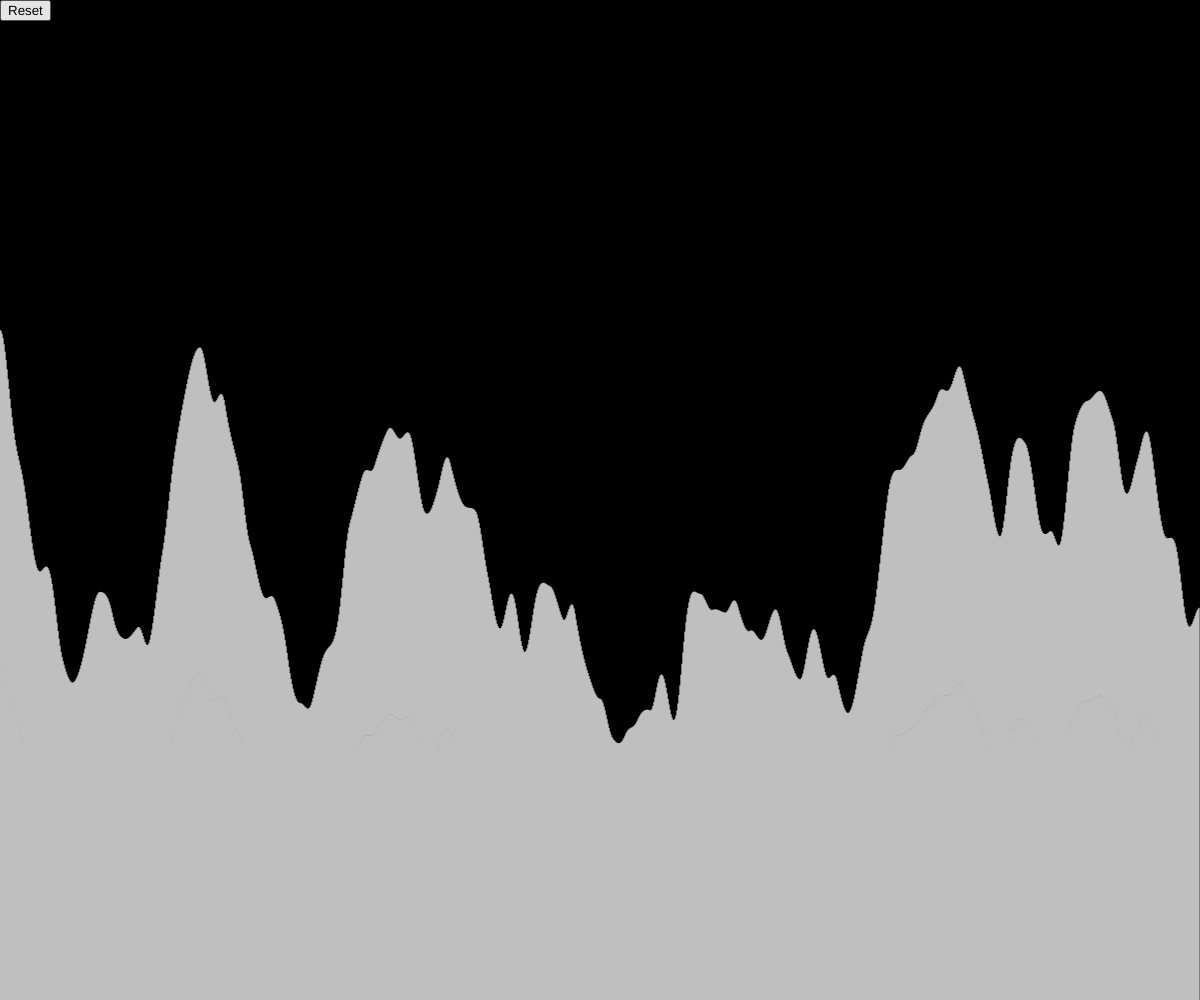
Frame 1 (no input)
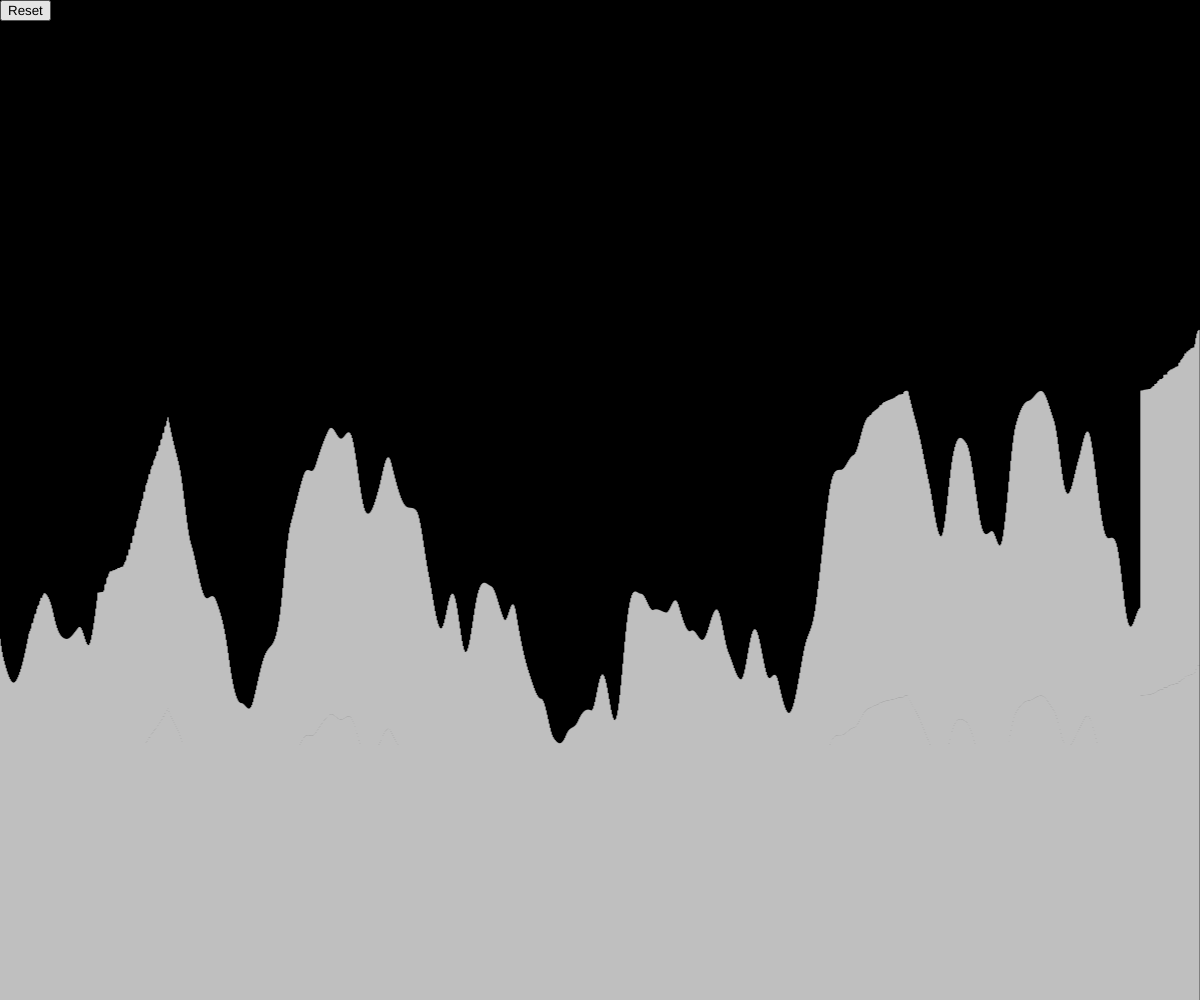
Frame 60 (no input)
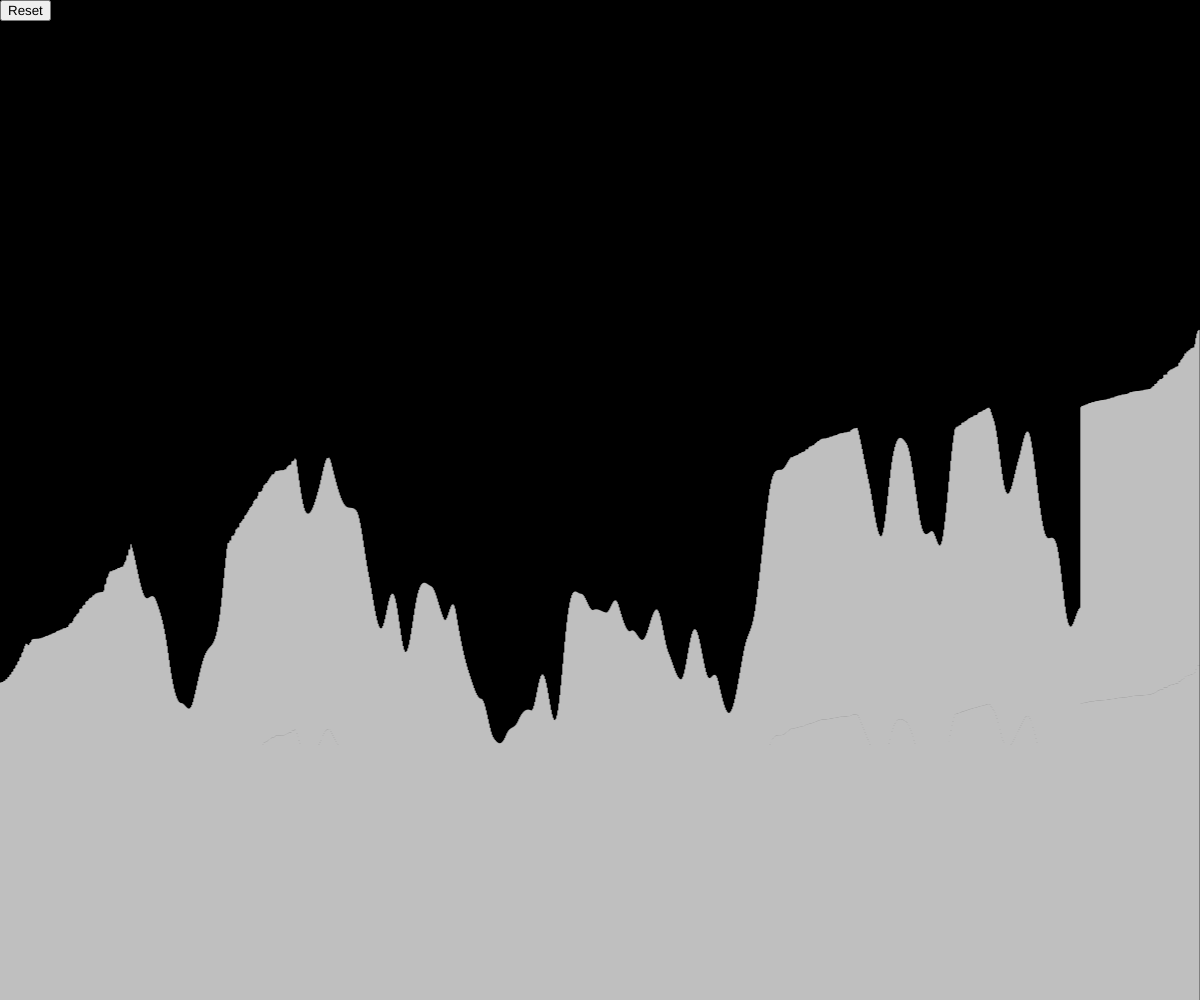
Frame 120 (the mouse pressed at the canvas centre since frame 60)

The p5.js sketch that drew these frames (run headless with seeded random() and noise() and a simulated clock; from frame 60 on, the mouse is pressed at the canvas centre):

// p5.js sketch
// ── sketch.js
let array = [];
let cycles = 0;
let reset;

function setup() {
  createCanvas(windowWidth, windowHeight);
  array = new Array(width);
  for (let i = 0; i < width; i++) {
    // array[i] = random(height);
    array[i] = noise(i / 100.0) * height;
  }
  reset = createButton("Reset");
  reset.position(0, 0);
  reset.mousePressed(resetSort);
}

function resetSort() {
  loop();
  cycles = 0;
  for (let i = 0; i < width; i++) {
    array[i] = random(height);
  }
}

function draw() {
  background(0);
  array.forEach((value, index) => {
    stroke(255);
    line(index, height, index, height - value);
  });
  if (cycles < array.length) {
    for (let i = 0; i < width - 1; i++) {
      if (array[i] > array[i + 1]) {
        let val = array[i + 1];
        array[i + 1] = array[i];
        array[i] = val;
      }
    }
  } else {
    noLoop();
  }
  cycles++;
}
